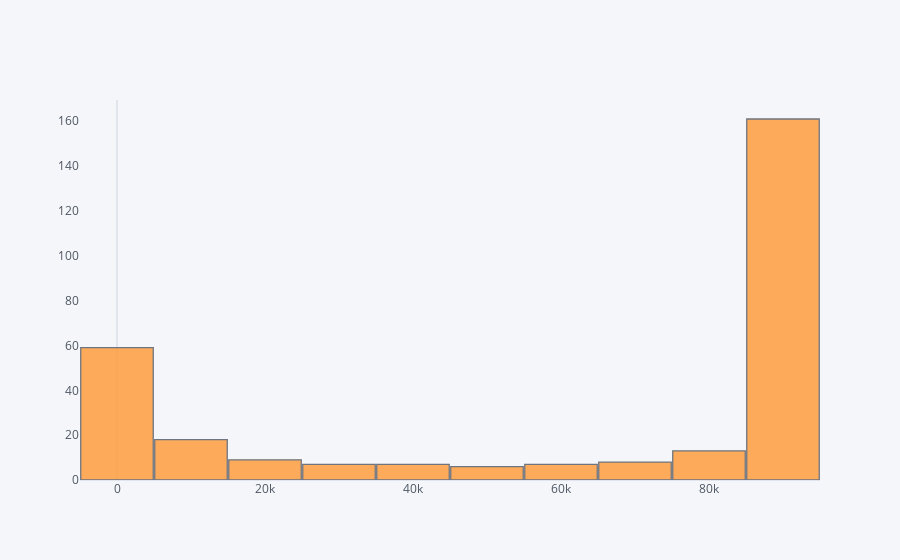

Here is the notebook cell this chart was saved with:
### Markdown cell above
### Plot showing no of days for each 10k cases

### Code cell
pd.DataFrame(y_pred).scatter_matrix()

### Figure 1 — Plotly figure (JSON) as saved in the notebook; plotly's stock layout.template omitted (floating-point values rounded to 4 significant figures; data arrays with more than 128 entries replaced by an {"elided": "..."} marker saying what was removed)
{"data": [{"histfunc": "count", "histnorm": "", "marker": {"color": "rgba(255, 153, 51, 1.0)", "line": {"color": "#4D5663", "width": 1.3}}, "name": "0", "nbinsx": 10, "opacity": 0.8, "orientation": "v", "type": "histogram", "x": {"elided": "295 float values"}, "xaxis": "x", "yaxis": "y"}], "layout": {"bargap": 0.02, "legend": {"bgcolor": "#F5F6F9", "font": {"color": "#4D5663"}}, "paper_bgcolor": "#F5F6F9", "plot_bgcolor": "#F5F6F9", "showlegend": false, "title": {"font": {"color": "#4D5663"}}, "xaxis": {"anchor": "y", "domain": [0, 1], "gridcolor": "#E1E5ED", "showgrid": false, "tickfont": {"color": "#4D5663"}, "title": {"font": {"color": "#4D5663"}, "text": ""}, "zerolinecolor": "#E1E5ED"}, "yaxis": {"anchor": "x", "domain": [0, 1], "gridcolor": "#E1E5ED", "showgrid": false, "tickfont": {"color": "#4D5663"}, "title": {"font": {"color": "#4D5663"}, "text": ""}, "zerolinecolor": "#E1E5ED"}}}
